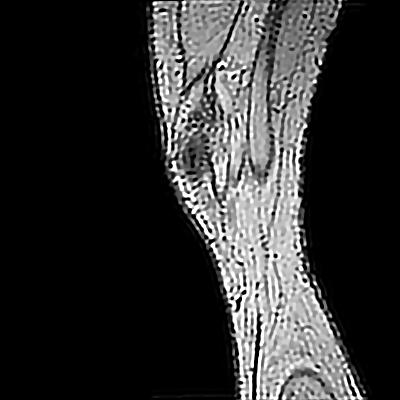
#> input picture Deconvtv_out/Jupyter/IM-0001-0001.jpg, 400 x 400 px, found by its file name
$ jupyter execute --allow-errors Demo.ipynb   (older library calls are emulated)
#> lines starting #> are read from the running program, lines starting #| are printed output that depends on the picture; after the words box and inside, x2 and y2 are one past the last pixel; in counts of white or black regions, pixels touching at a corner belong together
# IMPORT NESCESSARY LIBRARY

[cell 1]
import matlab.engine
import cv2
import matlab
import numpy as np
import matplotlib.pyplot as plt
from skimage.metrics import peak_signal_noise_ratio as psnr
import pandas as pd

# STRART MATLAB ENGINE

#> (a cell that did not finish here is left out)

# IMAGE PRE-PROCCESSING WITH ALM

[cell 3]
file_names = 'Jupyter/IM-0001-0001.jpg'
#> (the rest of this cell did not finish here and is left out)

# IMPORT IMAGE ORIGIN AND PROCESSED

[cell 4]
origin = cv2.imread('/media/tuminh14/New Volume/Window/NCKH/Data/4saldetect/KNEE/IRMDUGENOU/3D_mFFEXL-401/IM-0001-0001.jpg',0)
#> origin is the input picture: shape (400, 400); min 0, max 255, mean 49.1
deconvted = cv2.imread('/media/tuminh14/New Volume/Window/NCKH/Deconvtv_out/Jupyter/IM-0001-0001.jpg',0)

plt.subplot(1,2,1),plt.imshow(origin,cmap = 'gray')
plt.title('origin'), plt.xticks([]), plt.yticks([])
plt.subplot(1,2,2),plt.imshow(deconvted,cmap = 'gray')
plt.title('deconvted'), plt.xticks([]), plt.yticks([])

# DETECT SALIENCY MAP

[cell 5]
saliency = cv2.saliency.StaticSaliencyFineGrained_create()
(success, saliencyMap) = saliency.computeSaliency(deconvted)
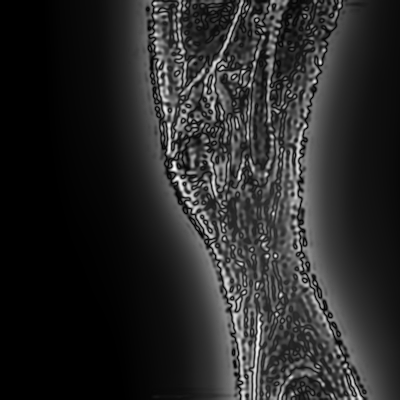
#> saliencyMap: shape (400, 400) float32; min 0, max 1, mean 0.16
#> success = True
plt.subplot(1,3,1),plt.imshow(saliencyMap,cmap = 'gray')
plt.title('saliencyMap'), plt.xticks([]), plt.yticks([])
plt.subplot(1,3,2),plt.imshow(origin,cmap = 'gray')
plt.title('origin'), plt.xticks([]), plt.yticks([])
plt.subplot(1,3,3),plt.imshow(deconvted,cmap = 'gray')
plt.title('deconvted'), plt.xticks([]), plt.yticks([])

# EDGE DETECTION WITH SOBEL

[cell 6]
sobelx_deconvted = cv2.Sobel(saliencyMap,cv2.CV_64F,1,0,ksize=3)  # x
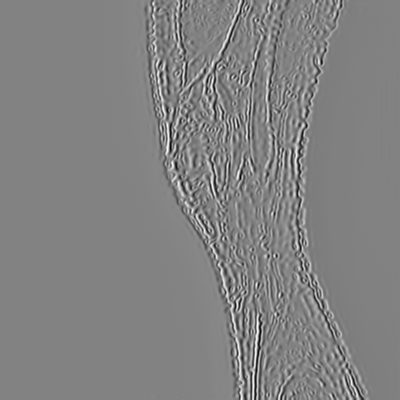
#> sobelx_deconvted: shape (400, 400) float64; min -3.23, max 3.1, mean 0.00111; drawn with min black and max white
num_of_edge_x = np.count_nonzero(sobelx_deconvted)
#> num_of_edge_x = 115669
sobely_deconvted = cv2.Sobel(saliencyMap,cv2.CV_64F,0,1,ksize=3)  # y
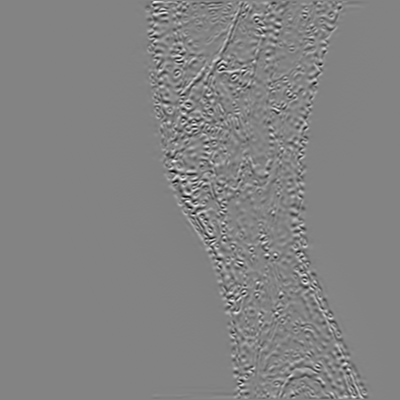
#> sobely_deconvted: shape (400, 400) float64; min -2.82, max 2.65, mean 0.000377; drawn with min black and max white
num_of_edge_y = np.count_nonzero(sobely_deconvted)
#> num_of_edge_y = 97255
sobel_edge_deconvted = (sobelx_deconvted + sobely_deconvted)
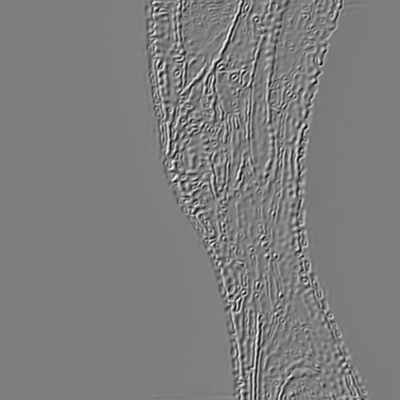
#> sobel_edge_deconvted: shape (400, 400) float64; min -3.89, max 3.98, mean 0.00149; drawn with min black and max white
num_of_edge_sobel = np.count_nonzero(sobel_edge_deconvted)
#> num_of_edge_sobel = 112919

# show image
plt.subplot(1,3,1),plt.imshow(sobelx_deconvted,cmap = 'gray')
plt.title('edge_x='+str(num_of_edge_x)), plt.xticks([]), plt.yticks([])
plt.subplot(1,3,2),plt.imshow(sobely_deconvted,cmap = 'gray')
plt.title('edge_y='+str(num_of_edge_y)), plt.xticks([]), plt.yticks([])
plt.subplot(1,3,3),plt.imshow(sobel_edge_deconvted,cmap = 'gray')
plt.title('edge_x+y='+str(num_of_edge_sobel)), plt.xticks([]), plt.yticks([])

# OTHER METHOD
## SOBEL WITH ORIGIN

[cell 7]
sobelx_origin = cv2.Sobel(origin,cv2.CV_64F,1,0,ksize=3)  # x
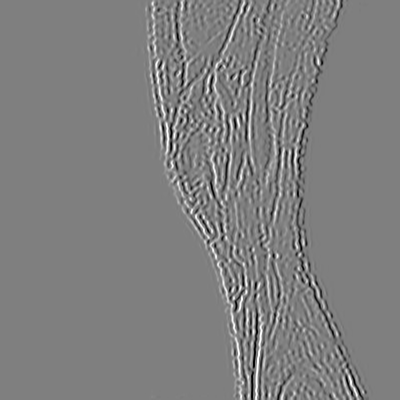
#> sobelx_origin: shape (400, 400) float64; min -1019, max 1020, mean 0; drawn with min black and max white
num_of_edge_x_origin = np.count_nonzero(sobelx_origin)
#> num_of_edge_x_origin = 63087
sobely_origin = cv2.Sobel(origin,cv2.CV_64F,0,1,ksize=3)  # y
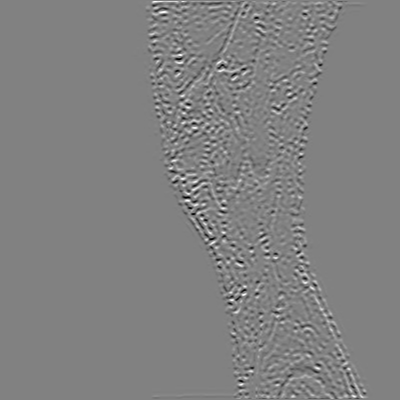
#> sobely_origin: shape (400, 400) float64; min -1017, max 987, mean 0.1; drawn with min black and max white
num_of_edge_y_origin = np.count_nonzero(sobely_origin)
#> num_of_edge_y_origin = 62444
sobel_edge_origin = (sobelx_origin + sobely_origin)
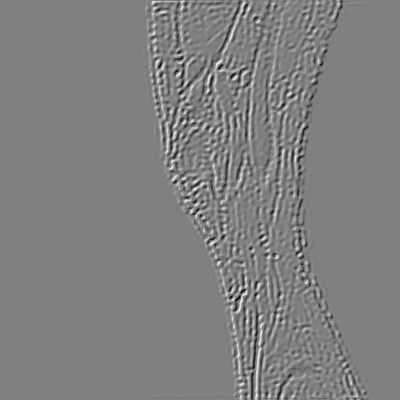
#> sobel_edge_origin: shape (400, 400) float64; min -1496, max 1478, mean 0.1; drawn with min black and max white
num_of_edge_sobel_origin = np.count_nonzero(sobel_edge_origin)
#> num_of_edge_sobel_origin = 63388
# show image
plt.subplot(1,3,1),plt.imshow(sobelx_origin,cmap = 'gray')
plt.title('edge_x='+str(num_of_edge_x_origin)), plt.xticks([]), plt.yticks([])
plt.subplot(1,3,2),plt.imshow(sobely_origin,cmap = 'gray')
plt.title('edge_y='+str(num_of_edge_y_origin)), plt.xticks([]), plt.yticks([])
plt.subplot(1,3,3),plt.imshow(sobel_edge_origin,cmap = 'gray')
plt.title('edge_x+y='+str(num_of_edge_sobel_origin)), plt.xticks([]), plt.yticks([])

## CANNY WITH ORIGIN

[cell 8]
edges_canny = cv2.Canny(origin,100,200)
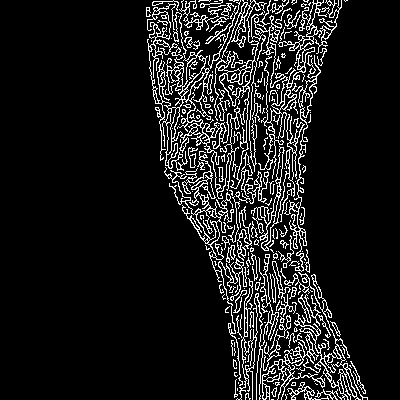
#> edges_canny: shape (400, 400); 10.5% white in thin lines or dots, all inside (x1, y1, x2, y2) = (146, 0, 368, 400)
num_of_edge_canny = np.count_nonzero(edges_canny)
#> num_of_edge_canny = 16843

# show image
plt.subplot(2,2,1),plt.imshow(origin,cmap = 'gray')
plt.title('Origin'), plt.xticks([]), plt.yticks([])
plt.subplot(2,2,2),plt.imshow(edges_canny,cmap = 'gray')
plt.title('edge_canny='+str(num_of_edge_canny)), plt.xticks([]), plt.yticks([])

## Paper method

[cell 9]
gau_image = cv2.GaussianBlur(origin,(3,3),0)
gau_image_canny = cv2.Canny(gau_image,100,200)
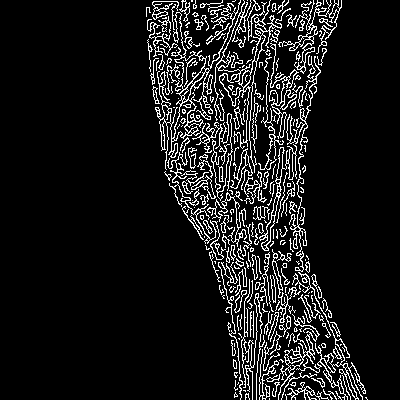
#> gau_image_canny: shape (400, 400); 9.8% white in thin lines or dots, all inside (x1, y1, x2, y2) = (146, 0, 368, 400)
num_edge_paper = np.count_nonzero(gau_image_canny)
#> num_edge_paper = 15725

plt.subplot(1,3,1),plt.imshow(origin,cmap = 'gray')
plt.title('Original'), plt.xticks([]), plt.yticks([])
plt.subplot(1,3,2),plt.imshow(gau_image,cmap = 'gray')
plt.title('Gaussian Blured Image'), plt.xticks([]), plt.yticks([])
plt.subplot(1,3,3),plt.imshow(gau_image_canny,cmap = 'gray')
plt.title('Edge='+str(num_edge_paper)), plt.xticks([]), plt.yticks([])

[cell 10]
psnr_plot =  pd.read_csv('psnr3.csv')
#> (reads psnr3.csv from the repository)

[cell 11]
psnr_plot.head()

# COMPARE RESULT

## SOBEL, CANNY, ALM+SAL+SOBEL+PAPER

[cell 12]
psnr_plot.plot(y=["num edge origin with canny","num edge origin with sobel","num edge with ALM and saliency","num edge paper method"],kind="line")
#> figure, not shown here; curve peaks at x = 648, y = 66540; curve peaks at x = 726, y = 838953; curve peaks at x = 726, y = 929167

## ALM+SAL+SOBEL VS CANNY

[cell 13]
psnr_plot.plot(y=["num edge origin with canny","num edge with ALM and saliency"],kind="line")
#> figure, not shown here; curve peaks at x = 648, y = 66540; curve peaks at x = 726, y = 929167

## ALM+SAL+SOBEL VS SOBEL

[cell 14]
psnr_plot.plot(y=["num edge origin with sobel","num edge with ALM and saliency"],kind="line")
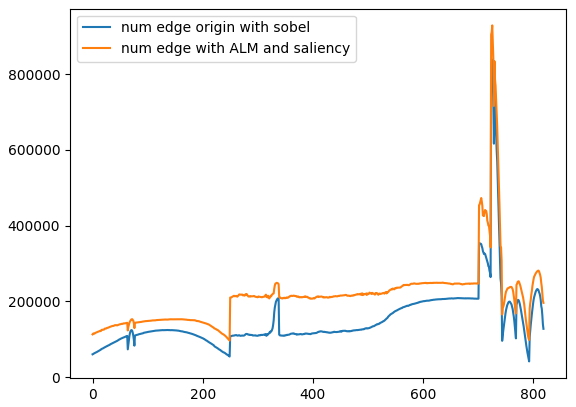
#> figure drawn by matplotlib, 1 panel; curve peaks at x = 726, y = 838953; curve peaks at x = 726, y = 929167

# ALM+SAL+SOBEL VS PAPER

[cell 15]
psnr_plot.plot(y=["num edge paper method","num edge with ALM and saliency"],kind="line")
#> figure, not shown here; curve peaks at x = 645, y = 43570; curve peaks at x = 726, y = 929167
